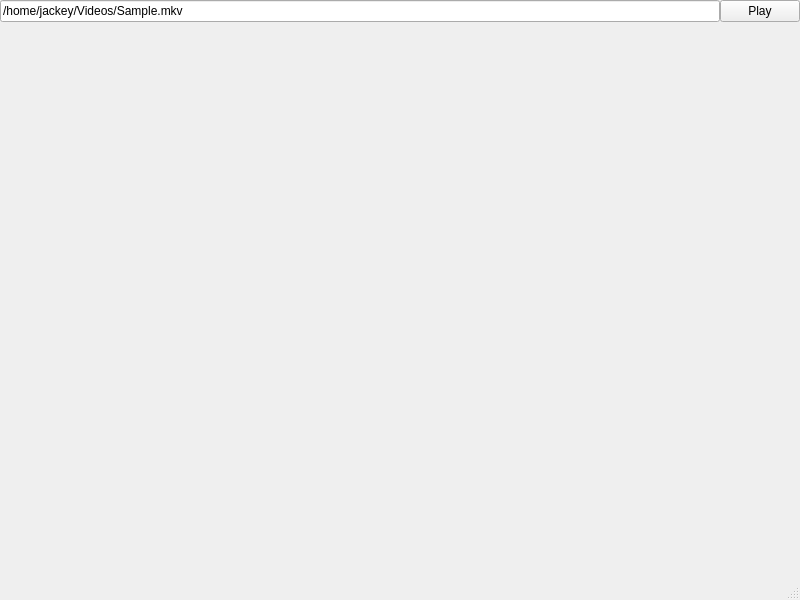
<?xml version="1.0" encoding="UTF-8"?>
<ui version="4.0">
 <class>MainWindow</class>
 <widget class="QMainWindow" name="MainWindow">
  <property name="geometry">
   <rect>
    <x>0</x>
    <y>0</y>
    <width>800</width>
    <height>600</height>
   </rect>
  </property>
  <property name="windowTitle">
   <string>MainWindow</string>
  </property>
  <widget class="QWidget" name="centralwidget">
   <layout class="QGridLayout" name="layoutGWidget">
    <property name="leftMargin">
     <number>0</number>
    </property>
    <property name="topMargin">
     <number>0</number>
    </property>
    <property name="rightMargin">
     <number>0</number>
    </property>
    <property name="bottomMargin">
     <number>0</number>
    </property>
    <property name="spacing">
     <number>0</number>
    </property>
    <item row="0" column="0">
     <widget class="QLineEdit" name="lineUrl">
      <property name="text">
       <string>/home/jackey/Videos/Sample.mkv</string>
      </property>
     </widget>
    </item>
    <item row="0" column="1">
     <widget class="QPushButton" name="btnPS">
      <property name="text">
       <string>Play</string>
      </property>
     </widget>
    </item>
    <item row="1" column="0" colspan="2">
     <widget class="FFmpegWidget" name="widget" native="true"/>
    </item>
   </layout>
  </widget>
  <widget class="QMenuBar" name="menubar">
   <property name="geometry">
    <rect>
     <x>0</x>
     <y>0</y>
     <width>800</width>
     <height>40</height>
    </rect>
   </property>
  </widget>
  <widget class="QStatusBar" name="statusbar"/>
 </widget>
 <customwidgets>
  <customwidget>
   <class>FFmpegWidget</class>
   <extends>QWidget</extends>
   <header>ffmpegvideo.h</header>
   <container>1</container>
  </customwidget>
 </customwidgets>
 <resources/>
 <connections/>
</ui>
